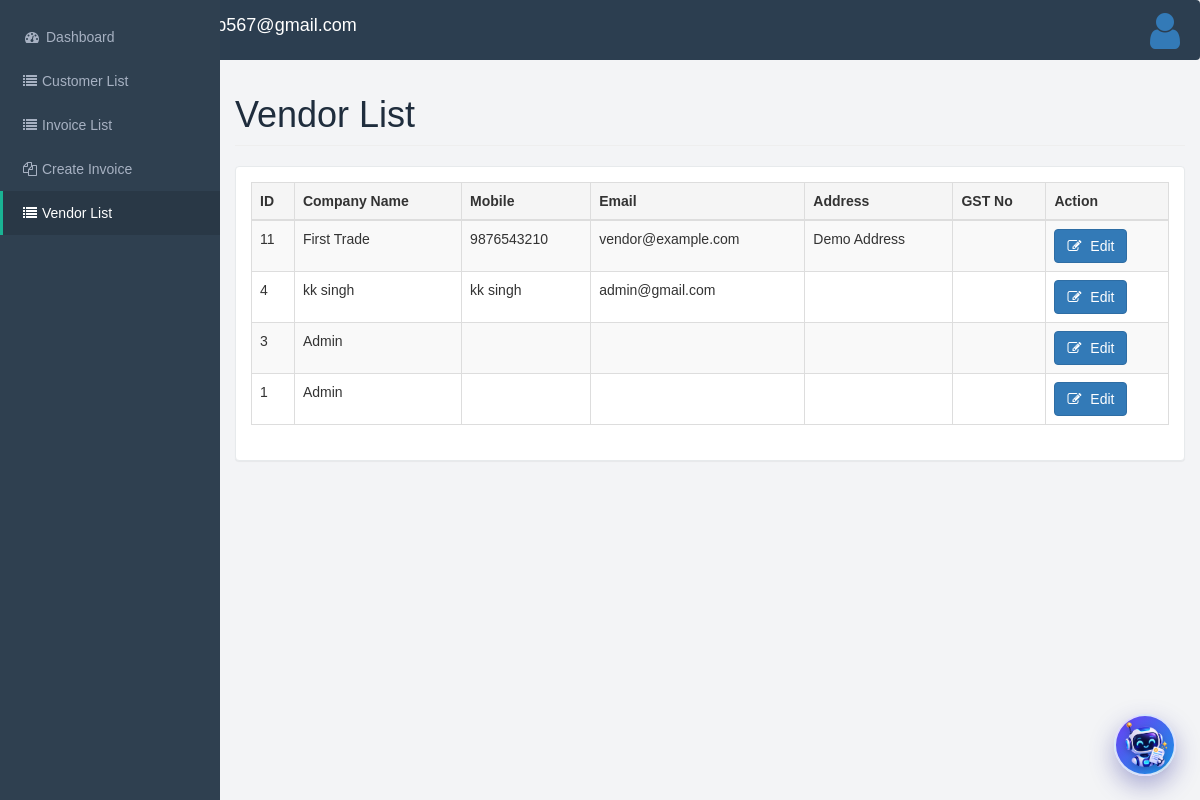
The page /vendor_list.php (signed in) on the database its author committed.
### tables this page shows
CREATE TABLE `companies` (
  `userid` int(11) NOT NULL,
  `name` varchar(150) DEFAULT NULL,
  `address` text DEFAULT NULL,
  `email` varchar(150) DEFAULT NULL,
  `mobile` varchar(20) DEFAULT NULL,
  `logo_img` varchar(255) DEFAULT NULL,
  `website` varchar(255) DEFAULT NULL,
  `gst_no` varchar(50) DEFAULT NULL,
  `pan_no` varchar(50) DEFAULT NULL,
  `created_on` bigint(20) DEFAULT NULL,
  `updated_on` bigint(20) DEFAULT NULL,
  PRIMARY KEY (`userid`)
);

### vendor_list.php (the view, shortened to what this page needs)
<?php
require_once __DIR__ . '/includes/header.php';
$vendorList = array();
global $con;
$vendorQuery = "SELECT c.* FROM companies c LEFT JOIN users u ON u.id = c.userid WHERE (u.role = 2 OR u.id IS NULL OR c.userid != 2) ORDER BY c.userid DESC";
$data = mysqli_query($con, $vendorQuery);
if (is_object($data) && mysqli_num_rows($data) > 0) {
    while ($d = mysqli_fetch_assoc($data)) {
        $vendorList[] = $d;
    }
}
?>
<!DOCTYPE html>
<html>
<body>
    <div id="wrapper">
        <?php require_once __DIR__ . '/includes/upper_menu.php'; ?>
        <?php require_once __DIR__ . '/includes/left_menu.php';?>
        <div id="page-wrapper">
            <div class="row">
                <div class="col-lg-12">
                    <div class="page-header clearfix" style="margin-top: 20px; padding-bottom: 10px;">
                        <h1 class="pull-left" style="margin: 0; border-bottom: none;">Vendor List</h1>
                    </div>
                </div>
            </div>
            <div class="row">
                <div class="col-lg-12">
                    <div class="panel panel-default">
                        <div class="panel-body">
                            <div class="table-responsive">
                                <table class="table table-striped table-bordered table-hover" id="dataTables-example">
                                    <thead>
                                        <tr>
                                            <th>ID</th>
                                            <th>Company Name</th>
                                            <th>Mobile</th>
                                            <th>Email</th>
                                            <th>Address</th>
                                            <th>GST No</th>
                                            <th>Action</th>
                                        </tr>
                                    </thead>
                                    <tbody>
                                        <?php if (!empty($vendorList)) { $i = 1;
                                        foreach ($vendorList as $v) {
                                        ?>
                                        <tr class="<?php echo ($i % 2 !== 0) ? 'odd' : 'even'; ?>">
                                            <td><?php echo (int) $v['userid']; ?></td>
                                            <td><?php echo htmlspecialchars($v['name'] ?? ''); ?></td>
                                            <td><?php echo htmlspecialchars($v['mobile'] ?? ''); ?></td>
                                            <td><?php echo htmlspecialchars($v['email'] ?? ''); ?></td>
                                            <td><?php echo htmlspecialchars($v['address'] ?? ''); ?></td>
                                            <td><?php echo htmlspecialchars($v['gst_no'] ?? ''); ?></td>
                                            <td>
                                                <a href="vendor.php?userid=<?php echo (int) $v['userid']; ?>" class="btn btn-xs btn-primary"><i class="fa fa-edit"></i> Edit</a>
                                            </td>
                                        </tr>
                                        <?php $i++; } } else { ?>
                                        <tr class="even">
                                            <td colspan="7" class="center text-center">No Vendor Data Available</td>
                                        </tr>
                                        <?php } ?>
                                    </tbody>
                                </table>
                            </div>
                        </div>
                    </div>
                </div>
            </div>
        </div>
    </div>
</body>
</html>

### assets/css/style.css (style rules this page uses)
body { background: #f3f4f6; color: #333; font-family: Arial, Helvetica, sans-serif; }
#wrapper { width: 100%; min-height: 100vh; }
#page-wrapper { margin-left: 220px; padding: 20px 25px; }
.page-header { margin: 0 0 20px; font-size: 30px; color: #1f2d3d; }
.panel { background: #fff; border: 1px solid #e7eaec; border-radius: 4px; box-shadow: 0 1px 1px rgba(0,0,0,0.05); margin-bottom: 20px; }
.panel-body { padding: 15px; }
.table { width: 100%; border-collapse: collapse; background: #fff; }
.table th, .table td { padding: 8px 10px; border: 1px solid #ddd; vertical-align: top; }
.table thead th { background: #f5f5f5; font-weight: 600; }
.btn { display: inline-block; padding: 6px 12px; margin-bottom: 0; font-size: 14px; font-weight: 400; line-height: 1.42857143; text-align: center; white-space: nowrap; vertical-align: middle; cursor: pointer; border: 1px solid transparent; border-radius: 4px; }
.btn-primary { background: #337ab7; border-color: #2e6da4; color: #fff; }
.fa { margin-right: 5px; }
.row { margin-left: -15px; margin-right: -15px; }
.col-lg-12, .col-lg-8, .col-lg-4, .col-lg-3 { position: relative; min-height: 1px; padding-left: 15px; padding-right: 15px; box-sizing: border-box; }
.col-lg-12 { width: 100%; float: left; }

### assets/css/style_responsive.css (style rules this page uses)
@media (max-width: 1200px) { #page-wrapper { padding: 15px; } }

### rows shown on the page
companies: userid "11", name "First Trade", mobile "9876543210", email "vendor@example.com", address "Demo Address"
companies: userid "4", name "kk singh", mobile "kk singh", email "admin@gmail.com"
companies: userid "3", name "Admin"
companies: userid "1", name "Admin"

### other values the page prints
$username "lkpowerhub567@gmail.com"
